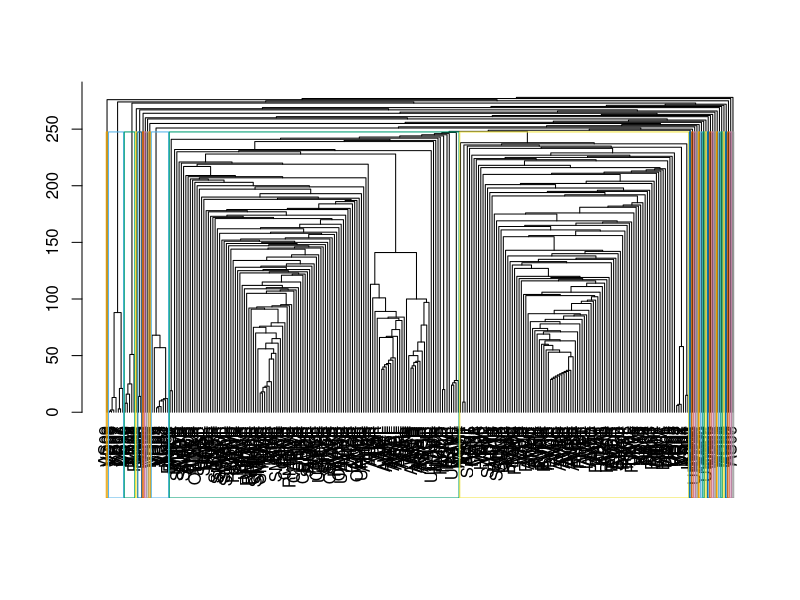
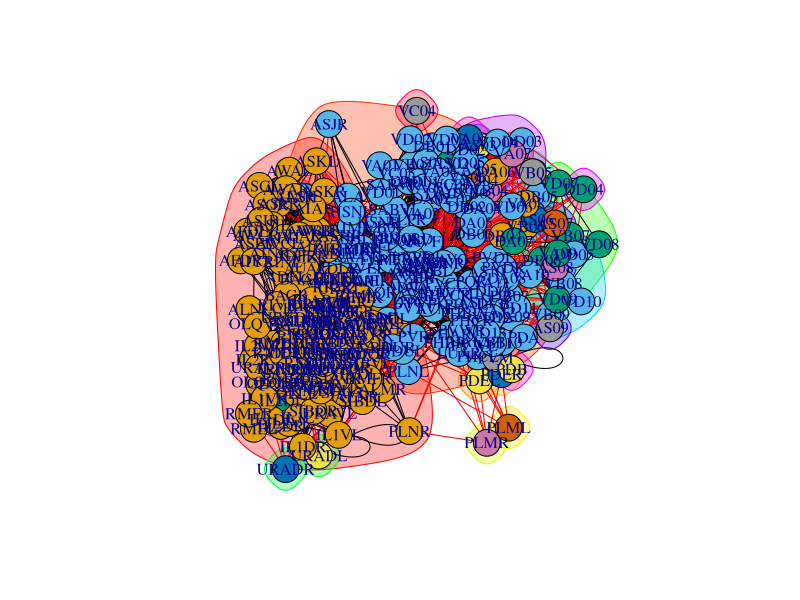
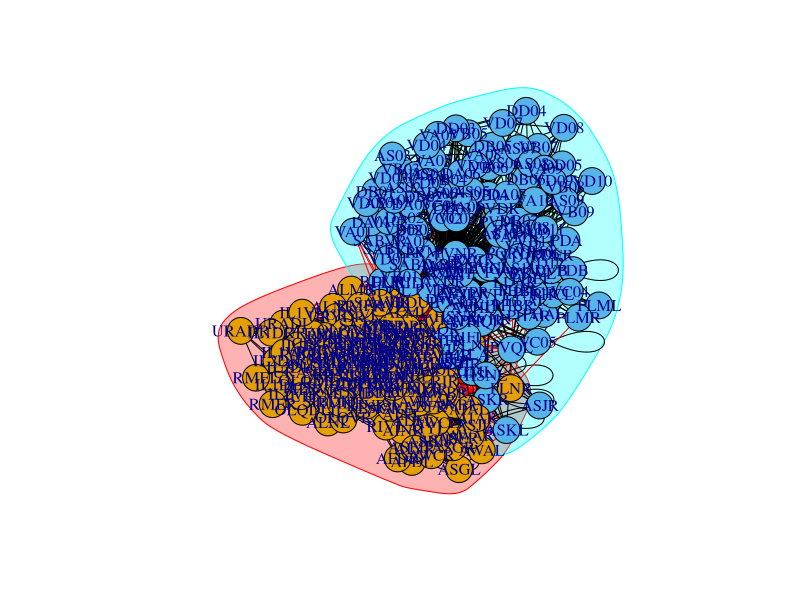
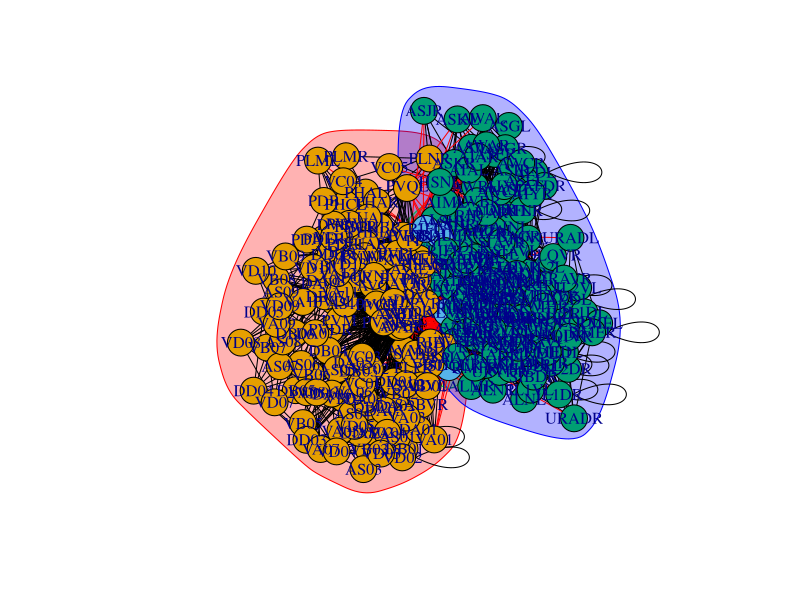
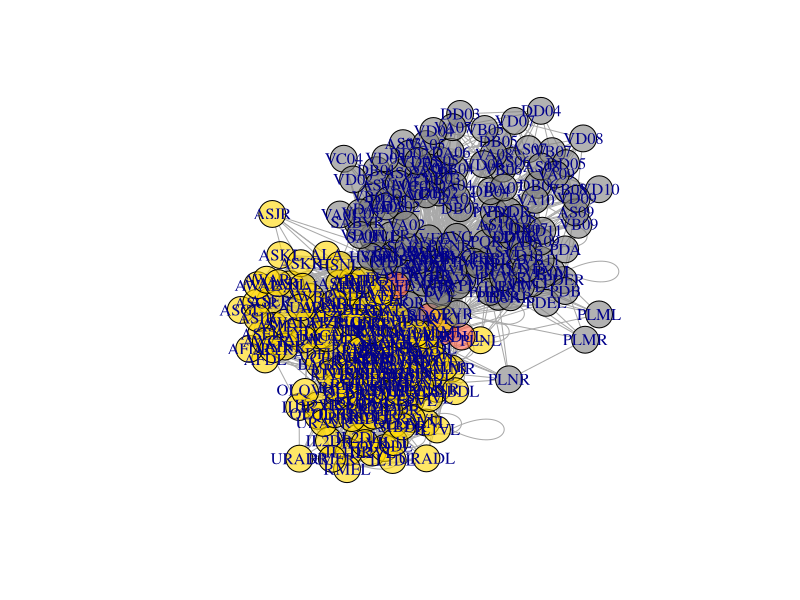
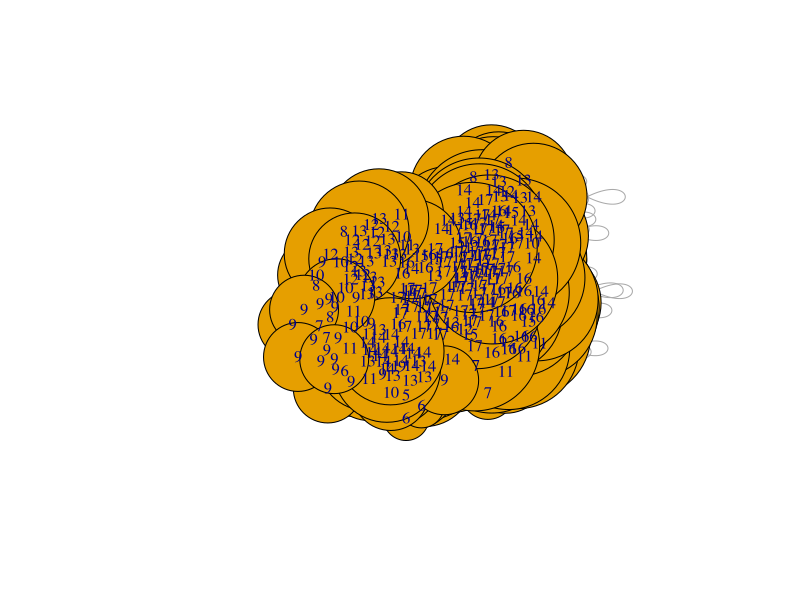
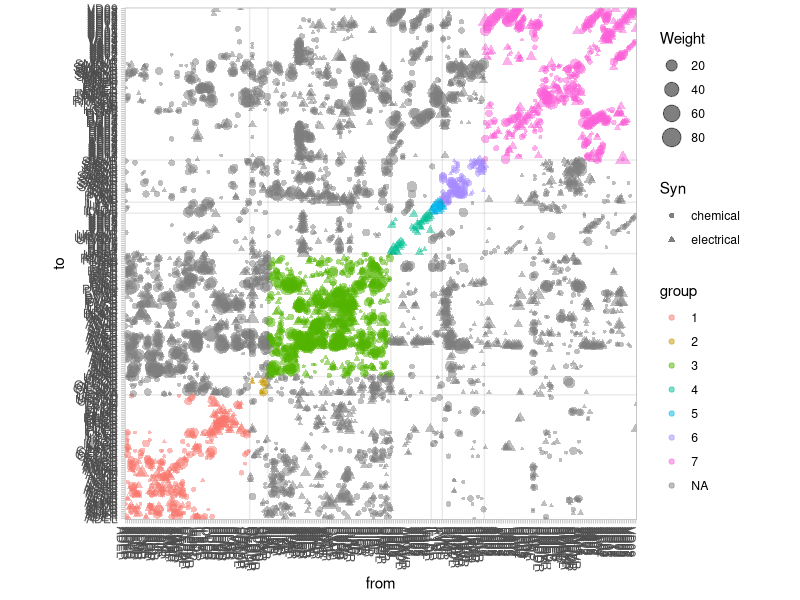
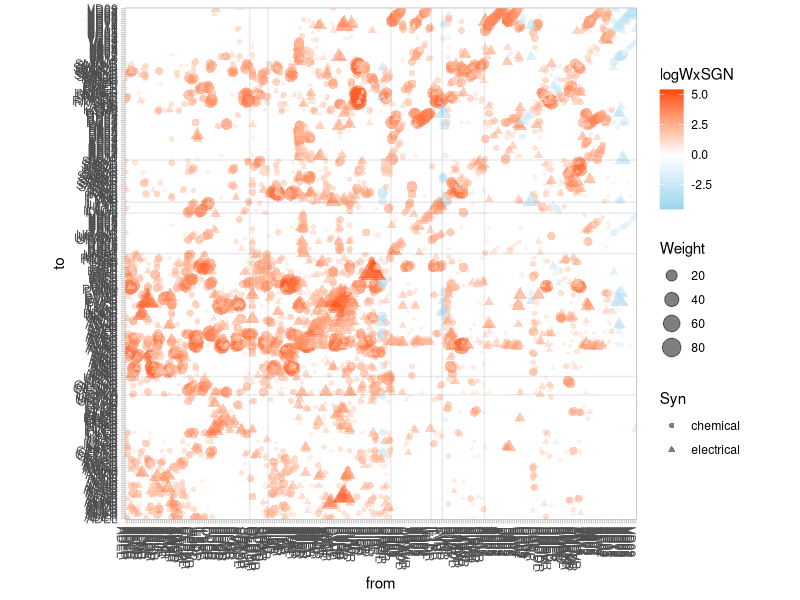

Source code (R) for these figures, in order: (Note: this script raises an error after producing the figures.)
library(igraph)
library(dplyr)
library(ggplot2)
setwd("~/elegansProject/elegansSomatic/R analysis/Connectivity")

######### Structural connectivity matrices ---------------
# First, prepare network attributes with the entire connectome
original_edgelist <- read.csv("2.1hermSomatic_connections.csv", stringsAsFactors = FALSE)
original_nodelist <- read.csv("1.2cell_typesSomatic.csv", stringsAsFactors = FALSE)

# create iGraph
graph <- graph.data.frame(original_edgelist, directed = TRUE, vertices = original_nodelist)


## communities and network properties ----
V(graph)$degree <- degree(graph)
V(graph)$closeness <- centralization.closeness(graph)$res
V(graph)$betweenness <- centralization.betweenness(graph)$res
V(graph)$eigen <- centralization.evcent(graph)$vector

rm (original_edgelist, original_nodelist)


# Generate an undirected graph to calculate communities (add the most appropriate calculation 
# to node as attribute (i.e. V(graph)$community=cfg$membership))
netSimply=as.undirected(graph, mode='collapse',edge.attr.comb=list(weight='sum','ignore'))

# Based on Edge betweeness (Newman-Girvan)
ceb=cluster_edge_betweenness(netSimply)
dendPlot(ceb, mode = 'hclust')
plot(ceb,netSimply)
# Based on propagating labels
clp=cluster_label_prop(netSimply)
plot(clp, netSimply)
# Based on greedy optimization of modularity
cfg=cluster_fast_greedy(netSimply)
plot(cfg, netSimply)
V(netSimply)$community=cfg$membership
colrs <- adjustcolor( c("gray50", "tomato", "gold", "yellowgreen"), alpha=.6)
plot(netSimply, vertex.color=colrs[V(netSimply)$community])
# K-core decomposition
kc=coreness(netSimply,mode='all')
plot(netSimply,vertex.size=kc*6, vertex.label=kc)

# Choose and add the most appropriate community calculation as attribute. i.e.:
V(graph)$community=cfg$membership

rm(ceb,clp,cfg,colrs,kc, netSimply)

## cont. -----
# Generate dataframe for nodes with updated network attributes, and ordered by community
nodes=get.data.frame(graph, what='vertices')
#nodes_ordered = nodes[order(nodes$community),] 
nodes_ordered = nodes[order(nodes$group),] 
all_nodes = nodes_ordered$name
rm (nodes_ordered)

# Determine a group for each edge. If two nodes belong to the same cell type group, label the edge with that group. 
# If not, the edge group value is 'NA'
edges = get.data.frame(graph, what = "edges") %>%
  inner_join(nodes %>% select(name, group), by = c("from" = "name")) %>%
  inner_join(nodes %>% select(name, group), by = c("to" = "name")) %>%
  mutate(group = ifelse(group.x == group.y, group.x, NA) %>% factor())

# Adjust the 'to' and 'from' factor levels so they are equal
# to this complete list of node names
edges = edges %>% mutate(
  to = factor(to, levels = all_nodes),
  from = factor(from, levels = all_nodes))

##### plotting -------
## Create structural adjacency matrix showing communities
ggplot(edges, aes(x = from, y = to, group=Syn, color=group, shape=Syn, size=Weight)) +
  geom_point(alpha=0.5)+
  geom_hline(yintercept =c(68.5, 78.5, 145.5, 167.5, 173.5, 196.5), alpha=0.08)+
  geom_vline(xintercept =c(68.5, 78.5, 145.5, 167.5, 173.5, 196.5), alpha=0.08)+
  theme_light() +
  # Because we need the x and y axis to display every node,
  # not just the nodes that have connections to each other,
  # make sure that ggplot does not drop unused factor levels
  scale_x_discrete(drop = FALSE) +
  scale_y_discrete(drop = FALSE) +
  theme(
    # Rotate the x-axis lables so they are legible
    axis.text.x = element_text(angle = 270, hjust = 0),
    # Force the plot into a square aspect ratio
    aspect.ratio = 1,
    panel.grid.major = element_blank(),
    panel.grid.minor = element_blank())

## Create structural adjacency matrix showing weights*inh/exc 
ggplot(edges, aes(x = from, y = to, group=Syn, color=logWxSGN, shape=Syn, size=Weight)) +
  geom_point(alpha=0.5)+
  geom_hline(yintercept =c(68.5, 78.5, 145.5, 167.5, 173.5, 196.5), alpha=0.08)+
  geom_vline(xintercept =c(68.5, 78.5, 145.5, 167.5, 173.5, 196.5), alpha=0.08)+
  theme_light() +
  # Because we need the x and y axis to display every node,
  # not just the nodes that have connections to each other,
  # make sure that ggplot does not drop unused factor levels
  scale_x_discrete(drop = FALSE) +
  scale_y_discrete(drop = FALSE) +
  scale_colour_gradient2(low = 'skyblue', high = 'orangered')+
  theme(
    # Rotate the x-axis lables so they are legible
    axis.text.x = element_text(angle = 270, hjust = 0),
    # Force the plot into a square aspect ratio
    aspect.ratio = 1,
    panel.grid.major = element_blank(),
    panel.grid.minor = element_blank())

######### Functional connectivity matrices -----

fConn <- read.csv("fConnWonly1Jul.csv", stringsAsFactors = FALSE)

# Create iGraph for functional connectivity data
fGraph = graph.data.frame(fConn, directed = TRUE, vertices = nodes)

# Determine a community for each edge. If two nodes belong to the same community, label the edge with that community. 
# If not, the edge community value is 'NA'
edgesF = get.data.frame(fGraph, what = "edges") %>%
  inner_join(nodes %>% select(name, group), by = c("from" = "name")) %>%
  inner_join(nodes %>% select(name, group), by = c("to" = "name")) %>%
  mutate(group = ifelse(group.x == group.y, group.x, NA) %>% factor())


# Adjust the 'to' and 'from' factor levels so they are equal
# to this complete list of node names
edgesF = edgesF %>% mutate(
  to = factor(to, levels = all_nodes),
  from = factor(from, levels = all_nodes))


## Create functional adjacency matrix showing weighted connectivity
# prepare functional connectivity (just positive) for later
edgesF$connWeightP=pmax(0,edgesF$connWeight)
edgesF$connWxGCP=pmax(0,edgesF$connWxGC)

# log for positive connectivity
edgesF$logConnWP=log(edgesF$connWeightP+1)
edgesF$connWeightN=pmin(0,edgesF$connWeight)
edgesF$connWxGCN=pmin(0,edgesF$connWxGC)

# log for positive connectivity
edgesF$logConnWN=-log(-edgesF$connWeightN+1)
edgesF$logWNP=edgesF$logConnWN
edgesF$logWNP[edgesF$logWNP==0]=edgesF$logConnWP[edgesF$logWNP==0]

##variable making 0 self-connections
edgesF$lWNPnoself=edgesF$logWNP
edgesF$lWNPnoself[edgesF$from==edgesF$to]=0


##### plotting -----
ggplot(edgesF, aes(x = from, y = to, fill=lWNPnoself)) +
  geom_raster() +
  geom_hline(yintercept =c(68.5, 78.5, 145.5, 167.5, 173.5, 196.5), alpha=0.08)+
  geom_vline(xintercept =c(68.5, 78.5, 145.5, 167.5, 173.5, 196.5), alpha=0.08)+
  theme_light() +
  # Because we need the x and y axis to display every node,
  # not just the nodes that have connections to each other,
  # make sure that ggplot does not drop unused factor levels
  scale_x_discrete(drop = FALSE) +
  scale_y_discrete(drop = FALSE) +
  scale_fill_gradient2(low = 'aquamarine3', high = 'chocolate1')+
  theme(
    # Rotate the x-axis lables so they are legible
    axis.text.x = element_text(angle = 270, hjust = 0),
    # Force the plot into a square aspect ratio
    aspect.ratio = 1)


## Create functional adjacency matrix showing wighted x GC connectivity 
ggplot(edgesF, aes(x = from, y = to, color=connWxGC)) +
  geom_point(shape=15, size=6) +
  theme_light() +
  # Because we need the x and y axis to display every node,
  # not just the nodes that have connections to each other,
  # make sure that ggplot does not drop unused factor levels
  scale_x_discrete(drop = FALSE) +
  scale_y_discrete(drop = FALSE) +
  scale_colour_gradient2(low = 'aquamarine3', high = 'chocolate1')+
  theme(
    # Rotate the x-axis lables so they are legible
    axis.text.x = element_text(angle = 270, hjust = 0),
    # Force the plot into a square aspect ratio
    aspect.ratio = 1)


######### Functional connectivity matrices (just excitatory connections)


## Create functional adjacency matrix showing Weight Positive connectivity
ggplot(edgesF, aes(x = from, y = to, color=logConnWP)) +
  geom_point(shape=15) +
  geom_hline(yintercept =c(68.5, 78.5, 145.5, 167.5, 173.5, 196.5), alpha=0.2)+
  geom_vline(xintercept =c(68.5, 78.5, 145.5, 167.5, 173.5, 196.5), alpha=0.2)+
  theme_light() +
  # Because we need the x and y axis to display every node,
  # not just the nodes that have connections to each other,
  # make sure that ggplot does not drop unused factor levels
  scale_x_discrete(drop = FALSE) +
  scale_y_discrete(drop = FALSE) +
  scale_colour_gradient2(low = 'white', high = 'chocolate1')+
  theme(
    # Rotate the x-axis lables so they are legible
    axis.text.x = element_text(angle = 270, hjust = 0),
    # Force the plot into a square aspect ratio
    aspect.ratio = 1)


## Create functional adjacency matrix showing Weight x GC Positive connectivity 
ggplot(edgesF, aes(x = from, y = to, color='chocolate1')) +
  geom_point(shape=15, size=edgesF$connWxGCP/3) +
  theme_light() +
  # Because we need the x and y axis to display every node,
  # not just the nodes that have connections to each other,
  # make sure that ggplot does not drop unused factor levels
  scale_x_discrete(drop = FALSE) +
  scale_y_discrete(drop = FALSE) +
  #scale_colour_gradient2(low = 'aquamarine3', high = 'chocolate1')+
  theme(
    # Rotate the x-axis lables so they are legible
    axis.text.x = element_text(angle = 270, hjust = 0),
    # Force the plot into a square aspect ratio
    aspect.ratio = 1)



#########  Structural and functional matrices -----

## Structure and Weighted functional 
ggplot() +
  geom_raster(data = edgesF, aes(x=from, y=to, fill=lWNPnoself))+
  scale_fill_gradient2(low = 'darkseagreen', high = 'gold2')+
  geom_point(data = edges, aes(x = from, y = to, group=Syn, color=logWxSGN, shape=Syn), size=2, alpha=0.4)+
  scale_colour_gradient2(low = 'skyblue', high = 'orangered')+

  geom_hline(yintercept =c(68.5, 78.5, 145.5, 167.5, 173.5, 196.5), alpha=0.2)+
  geom_vline(xintercept =c(68.5, 78.5, 145.5, 167.5, 173.5, 196.5), alpha=0.2)+
  theme_light() +
  # Because we need the x and y axis to display every node,
  # not just the nodes that have connections to each other,
  # make sure that ggplot does not drop unused factor levels
  scale_x_discrete(drop = FALSE) +
  scale_y_discrete(drop = FALSE) +
  theme(
    # Rotate the x-axis lables so they are legible
    axis.text.x = element_text(angle = 270, hjust = 0),
    # Force the plot into a square aspect ratio
    aspect.ratio = 1,
    panel.grid.major = element_blank(),
    panel.grid.minor = element_blank())

## Structure and weighted x GC
ggplot() +
  geom_point(data = edgesF, aes(x=from,y=to, color=connWxGC), shape=15, size=7) +
  geom_point(data = edgesChem, aes(x=from, y=to), shape=18,size=edgesChem$logWeight, color='darkred')+
  geom_point(data = edgesElec, aes(x=from, y=to), size=edgesElec$logWeight, color='black', alpha=0.5)+
  theme_light() +
  # Because we need the x and y axis to display every node,
  # not just the nodes that have connections to each other,
  # make sure that ggplot does not drop unused factor levels
  scale_x_discrete(drop = FALSE) +
  scale_y_discrete(drop = FALSE) +
  scale_color_gradient2(low = "lightcyan2", mid = "white", high = "chocolate1")+
  theme(
    # Rotate the x-axis lables so they are legible
    axis.text.x = element_text(angle = 270, hjust = 0), 
    # Force the plot into a square aspect ratio
    aspect.ratio = 1)

#####  Plot structural and functional (just excitatory) together
## Structure and weightP
ggplot() +
  geom_point(data = edgesF, aes(x=from,y=to,color=connWeightP),shape=15,size=7) +
  geom_point(data = edgesChem, aes(x=from, y=to), shape=18, size=edgesChem$logWeight, color='darkred')+
  geom_point(data = edgesElec, aes(x=from, y=to), size=edgesElec$logWeight, color='black', alpha=0.5)+
  theme_light() +
  # Because we need the x and y axis to display every node,
  # not just the nodes that have connections to each other,
  # make sure that ggplot does not drop unused factor levels
  scale_x_discrete(drop = FALSE) +
  scale_y_discrete(drop = FALSE) +
  scale_color_gradient(low = 'white', high ='chocolate1')+
  theme(
    # Rotate the x-axis lables so they are legible
    axis.text.x = element_text(angle = 270, hjust = 0),
    # Force the plot into a square aspect ratio
    aspect.ratio = 1)

## Structure and weight x GC
ggplot() +
  geom_point(data = edgesF, aes(x=from,y=to,color=connWxGCP), shape=15, size=7) +
  geom_point(data = edgesChem, aes(x=from, y=to),shape=18, size=edgesChem$logWeight, color='darkred')+
  geom_point(data = edgesElec, aes(x=from, y=to), size=0.7, color=edgesElec$logWeight, alpha=0.5)+
  theme_light() +
  # Because we need the x and y axis to display every node,
  # not just the nodes that have connections to each other,
  # make sure that ggplot does not drop unused factor levels
  scale_x_discrete(drop = FALSE) +
  scale_y_discrete(drop = FALSE) +
  scale_color_gradient(low = 'white', high ='chocolate1')+
  theme(
    # Rotate the x-axis lables so they are legible
    axis.text.x = element_text(angle = 270, hjust = 0),
    # Force the plot into a square aspect ratio
    aspect.ratio = 1)


######### Correlation between Structural and functional weights -----

SFdf=edgesF
SFdf$connPhi=NULL
SFdf$connPsi1=NULL
SFdf$connPsi2=NULL
SFdf$community.x=NULL
SFdf$community.y=NULL
SFdf$group=NULL
SFdf$group.x=NULL
SFdf$group.y=NULL
SFdf$connWeightP=NULL
SFdf$connWeightN=NULL
SFdf$logConnWP=NULL
SFdf$logConnWN=NULL

# add structural weights ordered by connection [save it, lots of processing resources]
# Optimization: vectorialization, preallocation and use which()
SFdf$strucW=double(nrow(SFdf))
SFdf$strucLogW=double(nrow(SFdf))

for (n in 1:length(all_nodes)){
  rlSFdf=which(SFdf$from==all_nodes[n])
  rledges=which(edges$from==all_nodes[n])
  print(n)
  for (connc in rledges){
    print(connc)
    for (connf in rlSFdf){
      if (SFdf$to[connf]==edges$to[connc]){
        SFdf$strucLogW[connf]=edges$logWxSGN[connc]
        SFdf$strucW[connf]=edges$WxSGN[connc]     
      }
    }
  }
}


write.csv(SFdf,'SFdf.csv')


### Plot and lets see..
ggplot(SFdf, aes(strucLogW, lWNPnoself))+
  geom_point(alpha=0.5)+
  geom_smooth(method='lm',formula=y~x)


### how are they correlating
cor.test(SFdf$connWeight, SFdf$strucLogW, method=c("pearson", "kendall", "spearman"))
